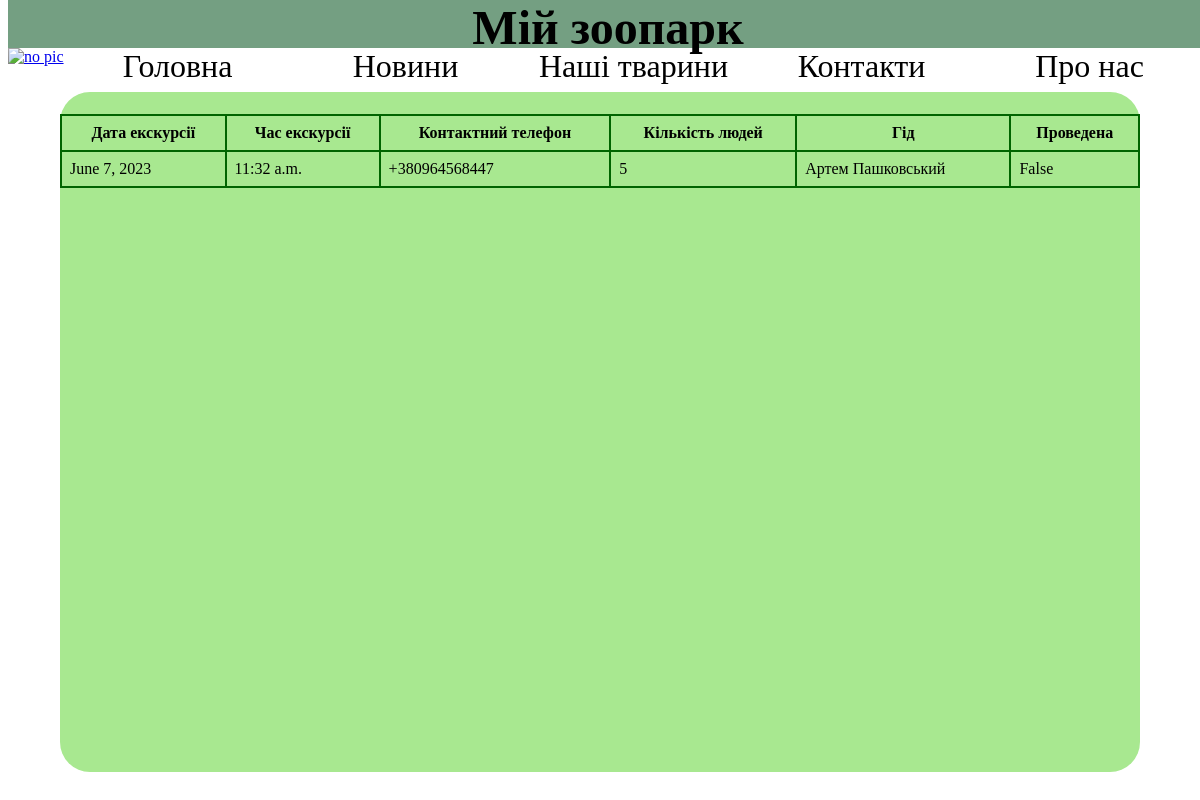
/zoo/excursion/10/, run on the app's committed database.
### zoo/models.py (models this page shows, shortened)
class Excursions(models.Model):
    date = models.DateField('date')
    time = models.TimeField('time')
    phone = models.CharField('phone', max_length=250)
    name = models.CharField('name', max_length=250, default='')
    peopleAmount = models.IntegerField('amount of people')
    guide = models.ForeignKey(Account, on_delete=models.DO_NOTHING, null=True)
    isFinished = models.BooleanField(default=False)
    class Meta:
        verbose_name = 'Excursion'
        verbose_name_plural = 'Excursions'
        ordering = ['date']

class Account(models.Model):
    user = models.OneToOneField(User, null=False, on_delete=models.CASCADE)
    phone = models.CharField('phone', max_length=250)
    def __str__(self):
        return f'{self.user.first_name} {self.user.last_name}'

### zoo/views.py (the view)
# urls.py: path('excursion/<int:id>/', views.getExcursion, name="excursion"),
def getExcursion(request, id):
    global excursion
    for item in Excursions.objects.all():
        if item.id == id:
            excursion = item
    return render(request, 'excursionDetail.html', {'excursion': excursion})

### templates/excursionDetail.html (shortened to what this page needs)
<!DOCTYPE html>
<html lang="en">
{% load static %}
<head>
    <link href="{% static "CSS/zooStyles.css" %}" rel="stylesheet">
</head>
<body>
<div class="siteName"><a>Мій зоопарк</a></div>
<nav>
    <a href="/zoo"><img src="{% static "Images/zooImg.jpg" %}" alt="no pic"></a>
    <div class="upperRadius"><a href="/zoo" class="navbarTextLink firstLevelLink"> Головна </a>
    </div>
    <div class="upperRadius downRadius"><a href="/zoo/news" class="navbarTextLink firstLevelLink"> Новини </a></div>
    <div class="upperRadius downRadius"><a href="" class="navbarTextLink firstLevelLink"> Наші тварини </a></div>
    <div class="upperRadius downRadius"><a href="" class="navbarTextLink firstLevelLink"> Контакти </a></div>
    <div class="upperRadius downRadius"><a href="" class="navbarTextLink firstLevelLink"> Про нас </a></div>
</nav>
<div class="textContainer">
    <table>
        <thead>
        <tr>
            <th>Дата екскурсії</th>
            <th>Час екскурсії</th>
            <th>Контактний телефон</th>
            <th>Кількість людей</th>
            <th>Гід</th>
            <th>Проведена</th>
        </tr>
        </thead>
        <tbody>
        <tr>
            <td>{{ excursion.date }}</td>
            <td>{{ excursion.time }}</td>
            <td>{{ excursion.phone }}</td>
            <td>{{ excursion.peopleAmount }}</td>
            <td>{{ excursion.guide }}</td>
            <td>{{ excursion.isFinished }}</td>
        </tr>
        </tbody>
    </table>
</div>
</body>
</html>

### zoo/static/CSS/zooStyles.css (style rules this page uses)
body { background-image: url(../Images/backgroundForBody.jpg); background-repeat: no-repeat; background-position: center center; background-attachment: fixed; background-size: cover; }
.siteName { font-size: 300%; top: 0; height: 6%; width: 100%; position: fixed; z-index: 2; background-color: #749F82; text-align: center; font-weight: bold; }
nav { display: flex; flex-direction: row; height: 5%; min-height: 40px; width: 100%; position: fixed; top: 6%; z-index: 2; background-color: transparent; }
nav > div { width: 19%; text-align: center; }
nav img { display: block; width: 100%; height: 100%; flex-shrink: 0; }
.navbarTextLink { color: black; text-decoration: none; }
.firstLevelLink { font-size: 200%; }
.upperRadius { border-top-right-radius: 15px; border-top-left-radius: 15px }
.downRadius { border-bottom-right-radius: 15px; border-bottom-left-radius: 15px }
.textContainer { position: absolute; margin-top: 7%; width: 90%; min-height: 85%; border-radius: 30px; left: 5%; background-color: #A8E890; }
table { width: 100%; margin-top: 2%; border-collapse: collapse; }
td, th { border: 2px solid darkgreen; padding: 8px; }

### data on the page
Excursions: date "June 7, 2023", time "11:32 a.m.", phone "+380964568447", peopleAmount "5", guide "Артем Пашковський", isFinished "False"
